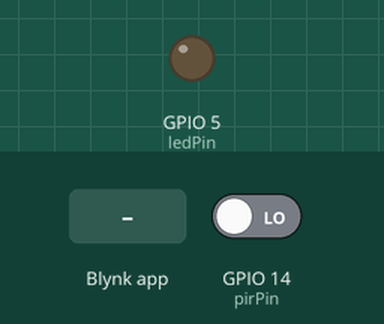
Recording of a sketch running on a simulated ESP8266 (NodeMCU). Shown: output pins drawn as LEDs (lit = HIGH). The inputs (shaded band) are chosen by the test bench; at power-on: GPIO 14 (pirPin) LOW. WiFi joins after 1.5 s; servers stay silent unless stated.

Above: at 3.0 s.
3.1 s: Blynk app writes 1 to V1
At 3.4 s:
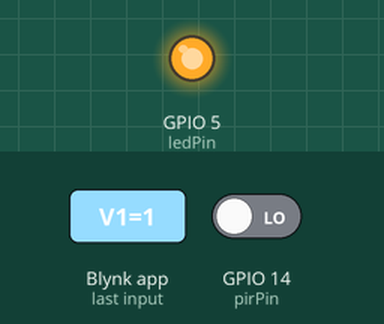
4.6 s: Blynk app writes 0 to V1
At 5.8 s:
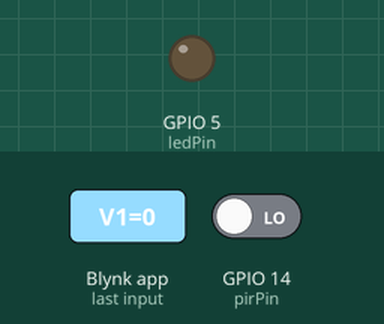
Timing chart, 0 to 7.6 s (numbered marks = the images above; inputs shaded):
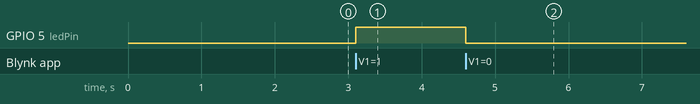

Measured:
- after the input at 3.1 s, GPIO 5 (ledPin): LOW → HIGH at once
- after the input at 4.6 s, GPIO 5 (ledPin): HIGH → LOW at once

The sketch:

sketch_aug2a.ino
```cpp
/*************************************************************
- Chương trình điều khiển bật/tắt các chân D1-D4 trên bo khi tác động
vào switch trên blynk.cloud tương ứng địa chỉ lần lượt là 5-4-0-LED_BUILTIN
- Giám sát trạng thái chân số 14(D5).
- Giám sát giá trị đọc được từ biến trở tại chân A0
- OK ngày 11/11/2023
 *************************************************************/

/* Fill-in information from Blynk Device Info here */
#define BLYNK_TEMPLATE_ID "TMPL68kvfTMzi"
#define BLYNK_TEMPLATE_NAME "PIR"
#define BLYNK_AUTH_TOKEN "AjbpuK5sbIGkZ3PL0O2EOYSyDQHrjiXN"
/* Comment this out to disable prints and save space */
#define BLYNK_PRINT Serial
#include <ESP8266WiFi.h>
#include <BlynkSimpleEsp8266.h>
// Khai báo các chân kết nối
const int pirPin = 14;  // Cảm biến PIR //D5
const int ledPin = 5;  // LED //D1
// Your WiFi credentials.
// Set password to "" for open networks.
char ssid[] = "Zone Six 10NTP";
char pass[] = "Camonquykhach";

// Khai báo đối tượng BlynkTimer
BlynkTimer timer;

BLYNK_WRITE(V1) // Hàm này sẽ được gọi mỗi khi trạng thái của Virtual Pin V1 thay đổi
{
  int value = param.asInt(); // Đọc giá trị từ V1
  if (value == 1) {
    digitalWrite(ledPin, HIGH); // Bật LED
  } else {
    digitalWrite(ledPin, LOW);  // Tắt LED
  }
}

void mytimerevent() {
  int pirValue = digitalRead(pirPin); // Đọc giá trị từ cảm biến PIR
  Blynk.virtualWrite(V2, pirValue); // Gửi giá trị cảm biến PIR lên Virtual Pin V2
}

void setup()
{
  Serial.begin(9600);
  pinMode(pirPin, INPUT); // Cảm biến PIR vào chế độ đầu vào
  pinMode(ledPin, OUTPUT); // LED vào chế độ đầu ra
  Blynk.begin(BLYNK_AUTH_TOKEN, ssid, pass);
  timer.setInterval(1000L, mytimerevent); // Cập nhật giá trị cảm biến PIR mỗi giây
}

void loop()
{
  Blynk.run();
  timer.run();
}
```
